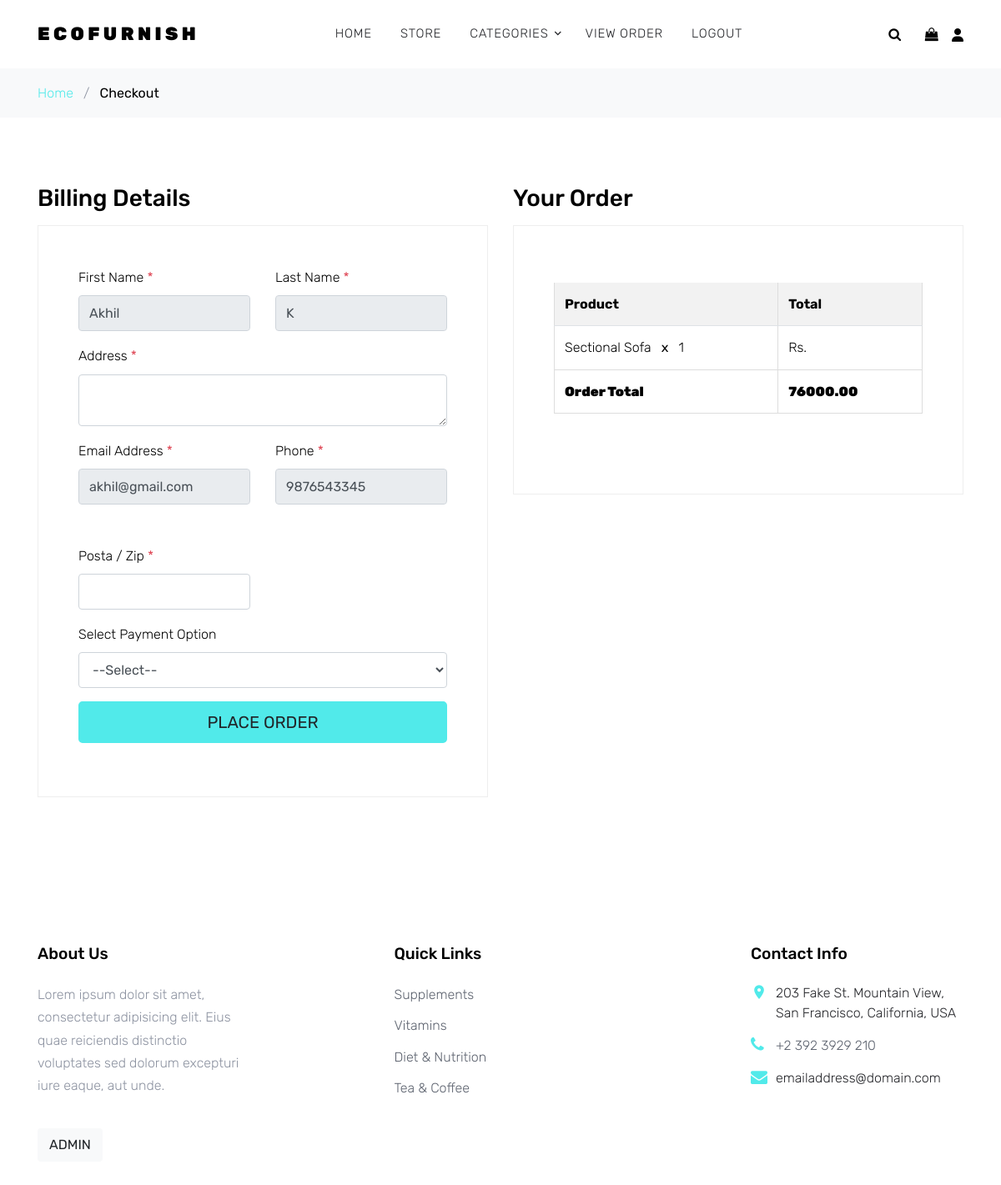
The app's page /Cart/checkout/ (signed in), older data.
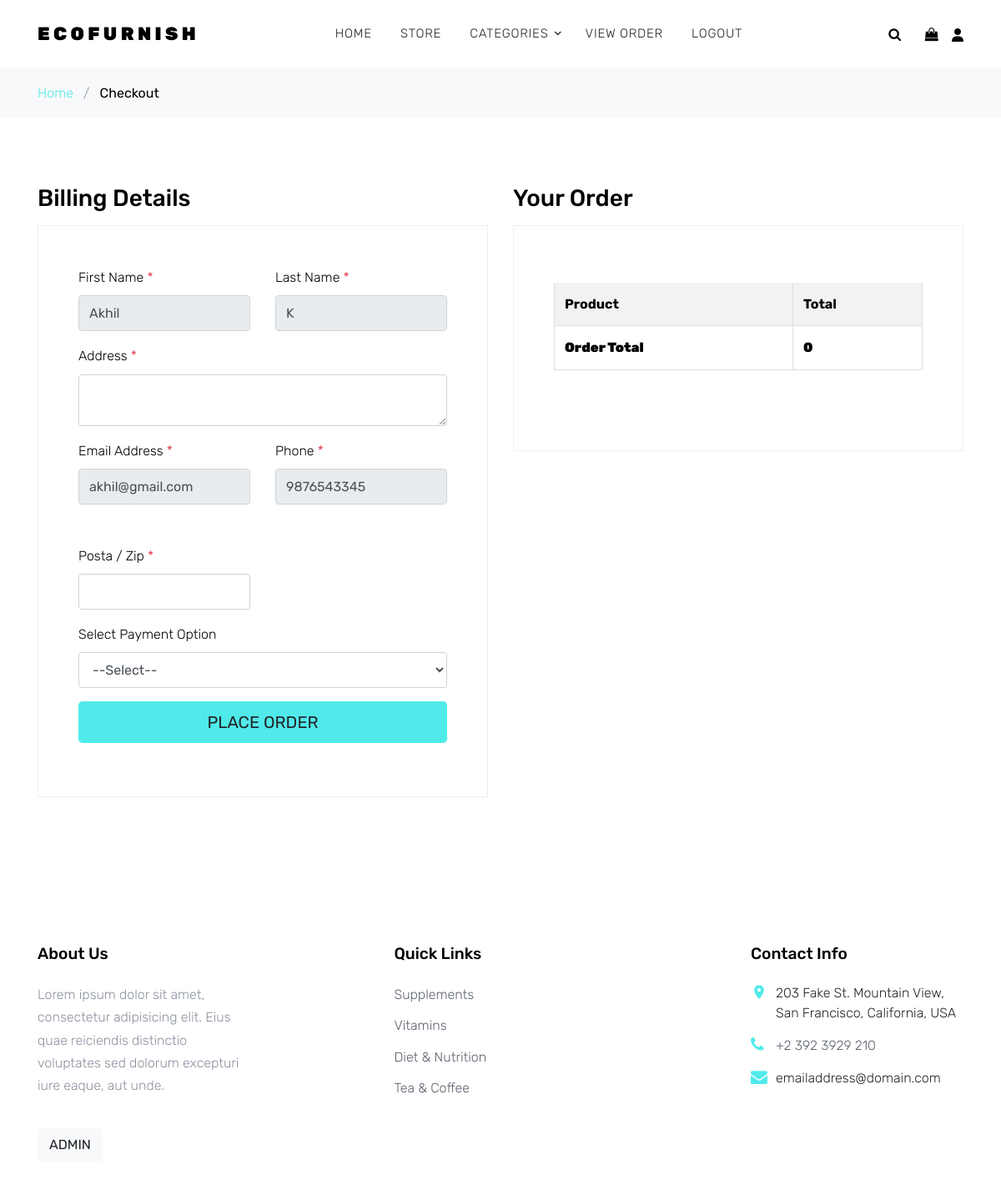
The same page, newer data.
### Cart/models.py (models this page shows, shortened)
class CartItem(models.Model):
    product = models.ForeignKey(Furniture, on_delete=models.CASCADE)
    cart = models.ForeignKey(Cart, on_delete=models.CASCADE)
    quantity = models.IntegerField()
    active = models.BooleanField(default=True)
    class Meta:
        db_table = 'CartItem'

### Store/models.py (models this page shows, shortened)
class Furniture(models.Model):
    product = models.CharField(max_length=50, unique=True)
    description = models.TextField(max_length=1000, blank=True)
    category = models.ForeignKey(Categories, on_delete=models.PROTECT)
    price = models.DecimalField(max_digits=20, decimal_places=2)
    image = models.ImageField(upload_to='Furniture')
    stock = models.IntegerField()

### Cart/views.py (the view)
# urls.py: path('checkout/', Checkout, name='checkout'),
@login_required(login_url='Customer:login')
def Checkout(request, total=0, counter=0):
    user = CustomerDetails.objects.get(id=request.user.id)
    cart = Cart.objects.get(user=request.user.id)
    cart_item = CartItem.objects.filter(cart=cart, active=True)
    for i in cart_item:
        total =+ (i.product.price * i.quantity)
        counter += i.quantity
    return render(request, 'Cart/Checkout.html', {'cart_item':cart_item, 'total':total,
                                                  'user_details':user, 'cart_id':cart.id, 'counter': counter})

### Store/context_processors.py (called while the page is built)
def EcoFurnish_Category(request):
    cat = Categories.objects.all()
    return dict(cat=cat)

### Template/Cart/Checkout.html (shortened to what the changed rows need)
{% extends 'Home/Base.html' %}
{% load static %}
{% block content %}
    <div class="site-section">
      <div class="container">
        <div class="row">
          <div class="col-md-6 mb-5 mb-md-0">
            <h2 class="h3 mb-3 text-black">Billing Details</h2>
          </div>
          <div class="col-md-6">
            <div class="row mb-5">
              <div class="col-md-12">
                <h2 class="h3 mb-3 text-black">Your Order</h2>
                <div class="p-3 p-lg-5 border">
                  <table class="table site-block-order-table mb-5">
                    <thead>
                      <th>Product</th>
                      <th>Total</th>
                    </thead>
                    <tbody>
                    {% for i in cart_item %}
                      <tr>
                        <td>{{i.product.product}} <strong class="mx-2">x</strong> 1</td>
                        <td>Rs.{{i.sub_total}}</td>
                      </tr>
                    {% endfor %}
                      <tr>
                        <td class="text-black font-weight-bold"><strong>{{total}}</strong></td>
                      </tr>
                    </tbody>
                  </table>
                </div>
              </div>
            </div>
          </div>
        </div>
      </div>
    </div>
{% endblock %}

Row changes from the older to the newer data that the page shows:
removed CartItem: product.product "Sectional Sofa"
Text that changed along with them:
{{ total }}: "76000.00" → "0"
